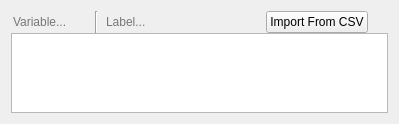
<?xml version="1.0" encoding="UTF-8"?>
<ui version="4.0">
 <class>ImportCsv</class>
 <widget class="QWidget" name="ImportCsv">
  <property name="geometry">
   <rect>
    <x>0</x>
    <y>0</y>
    <width>399</width>
    <height>124</height>
   </rect>
  </property>
  <property name="sizePolicy">
   <sizepolicy hsizetype="Preferred" vsizetype="Preferred">
    <horstretch>0</horstretch>
    <verstretch>0</verstretch>
   </sizepolicy>
  </property>
  <property name="windowTitle">
   <string>Form</string>
  </property>
  <layout class="QVBoxLayout" name="verticalLayout">
   <property name="spacing">
    <number>0</number>
   </property>
   <item>
    <layout class="QHBoxLayout" name="horizontalLayout" stretch="2,0,3,0,0,0">
     <property name="spacing">
      <number>6</number>
     </property>
     <item>
      <widget class="QLineEdit" name="var">
       <property name="toolTip">
        <string>Variable name</string>
       </property>
       <property name="styleSheet">
        <string notr="true">QLineEdit { background-color:transparent; }</string>
       </property>
       <property name="frame">
        <bool>false</bool>
       </property>
       <property name="placeholderText">
        <string>Variable...</string>
       </property>
      </widget>
     </item>
     <item>
      <widget class="Line" name="line">
       <property name="orientation">
        <enum>Qt::Vertical</enum>
       </property>
      </widget>
     </item>
     <item>
      <widget class="QLineEdit" name="label">
       <property name="toolTip">
        <string>Label</string>
       </property>
       <property name="styleSheet">
        <string notr="true">QLineEdit { background-color:transparent; }</string>
       </property>
       <property name="frame">
        <bool>false</bool>
       </property>
       <property name="placeholderText">
        <string>Label...</string>
       </property>
      </widget>
     </item>
     <item>
      <widget class="QWidget" name="spacer" native="true">
       <property name="minimumSize">
        <size>
         <width>32</width>
         <height>0</height>
        </size>
       </property>
      </widget>
     </item>
     <item>
      <widget class="QPushButton" name="importButton">
       <property name="text">
        <string>Import From CSV</string>
       </property>
      </widget>
     </item>
     <item>
      <widget class="QToolButton" name="options">
       <property name="text">
        <string/>
       </property>
       <property name="popupMode">
        <enum>QToolButton::InstantPopup</enum>
       </property>
       <property name="toolButtonStyle">
        <enum>Qt::ToolButtonTextOnly</enum>
       </property>
       <property name="autoRaise">
        <bool>true</bool>
       </property>
       <property name="arrowType">
        <enum>Qt::DownArrow</enum>
       </property>
      </widget>
     </item>
    </layout>
   </item>
   <item>
    <widget class="QTextEdit" name="textEdit">
     <property name="toolTip">
      <string>Default value</string>
     </property>
     <property name="html">
      <string>&lt;!DOCTYPE HTML PUBLIC &quot;-//W3C//DTD HTML 4.0//EN&quot; &quot;http://www.w3.org/TR/REC-html40/strict.dtd&quot;&gt;
&lt;html&gt;&lt;head&gt;&lt;meta name=&quot;qrichtext&quot; content=&quot;1&quot; /&gt;&lt;style type=&quot;text/css&quot;&gt;
p, li { white-space: pre-wrap; }
&lt;/style&gt;&lt;/head&gt;&lt;body style=&quot; font-family:'Cantarell'; font-size:11pt; font-weight:400; font-style:normal;&quot;&gt;
&lt;p style=&quot;-qt-paragraph-type:empty; margin-top:0px; margin-bottom:0px; margin-left:0px; margin-right:0px; -qt-block-indent:0; text-indent:0px; font-family:'MS Shell Dlg 2'; font-size:8pt;&quot;&gt;&lt;br /&gt;&lt;/p&gt;&lt;/body&gt;&lt;/html&gt;</string>
     </property>
    </widget>
   </item>
  </layout>
  <action name="actionHelp">
   <property name="icon">
    <iconset>
     <normaloff>:/img/Resources/img/icon_information.png</normaloff>:/img/Resources/img/icon_information.png</iconset>
   </property>
   <property name="text">
    <string>Help</string>
   </property>
  </action>
 </widget>
 <resources/>
 <connections/>
</ui>
